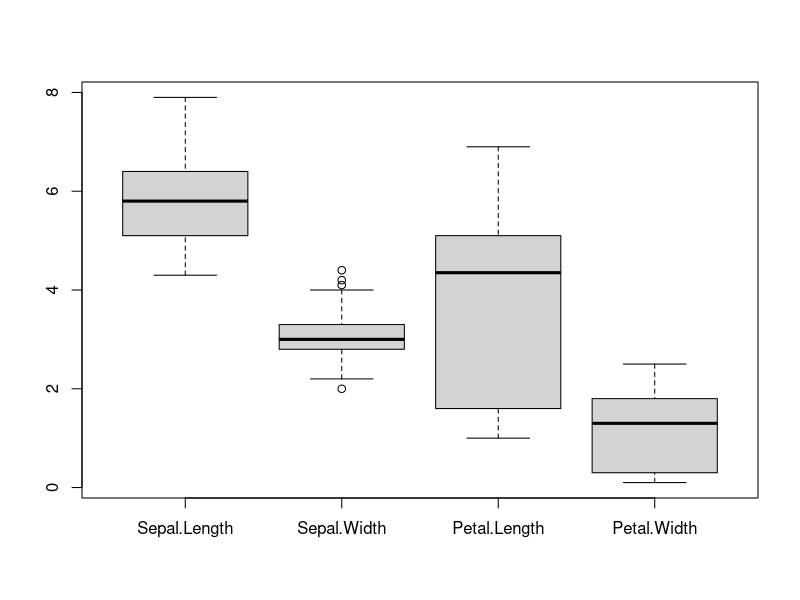
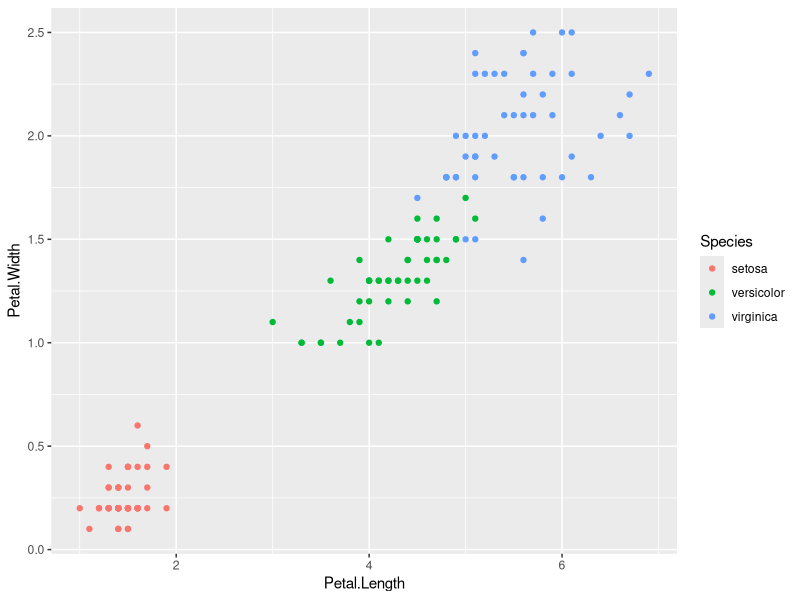
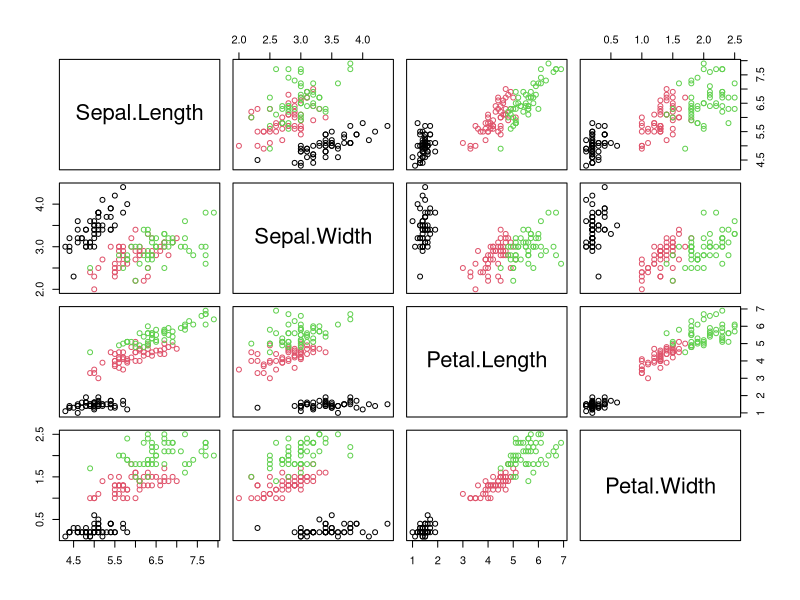

Write R code to recreate these figures, in order.
## ---- chunk 1
library(datasets)
library(ggplot2)
## ---- chunk 2
summary(iris[,1:4])
## ---- chunk 3
boxplot(iris[,1:4])
## ---- chunk 4
ggplot(iris, aes(x=Petal.Length, y=Petal.Width, color=Species)) + geom_point()
## ---- chunk 5
pairs(iris[,1:4], col=iris[,5])
